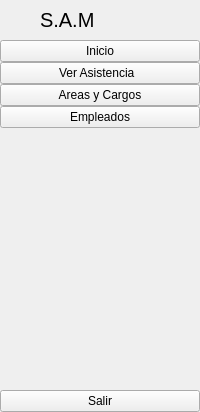
     <widget class="QWidget" name="full_menu_widget" native="true">
      <layout class="QVBoxLayout" name="verticalLayout_13">
       <property name="spacing">
        <number>0</number>
       </property>
       <property name="leftMargin">
        <number>0</number>
       </property>
       <property name="topMargin">
        <number>0</number>
       </property>
       <property name="rightMargin">
        <number>0</number>
       </property>
       <property name="bottomMargin">
        <number>0</number>
       </property>
       <item>
        <layout class="QHBoxLayout" name="horizontalLayout_2">
         <property name="spacing">
          <number>0</number>
         </property>
         <item>
          <widget class="QLabel" name="logo_label_2">
           <property name="minimumSize">
            <size>
             <width>30</width>
             <height>40</height>
            </size>
           </property>
           <property name="maximumSize">
            <size>
             <width>40</width>
             <height>40</height>
            </size>
           </property>
           <property name="text">
            <string/>
           </property>
           <property name="pixmap">
            <pixmap resource="../Resources/resource.qrc">:/icon/icon/logo2.png</pixmap>
           </property>
           <property name="scaledContents">
            <bool>true</bool>
           </property>
          </widget>
         </item>
         <item>
          <widget class="QLabel" name="logo_label_3">
           <property name="font">
            <font>
             <pointsize>15</pointsize>
            </font>
           </property>
           <property name="text">
            <string>S.A.M</string>
           </property>
          </widget>
         </item>
        </layout>
       </item>
       <item>
        <layout class="QVBoxLayout" name="verticalLayout_2">
         <property name="spacing">
          <number>0</number>
         </property>
         <item>
          <widget class="QPushButton" name="home_btn_2">
           <property name="text">
            <string>Inicio</string>
           </property>
           <property name="icon">
            <iconset resource="../Resources/resource.qrc">
             <normaloff>:/icon/icon/home-4-32.ico</normaloff>
             <normalon>:/icon/icon/home-4-48.ico</normalon>:/icon/icon/home-4-32.ico</iconset>
           </property>
           <property name="iconSize">
            <size>
             <width>14</width>
             <height>14</height>
            </size>
           </property>
           <property name="checkable">
            <bool>true</bool>
           </property>
           <property name="autoExclusive">
            <bool>true</bool>
           </property>
          </widget>
         </item>
         <item>
          <widget class="QPushButton" name="orders_btn_2">
           <property name="text">
            <string>Ver Asistencia  </string>
           </property>
           <property name="icon">
            <iconset resource="../Resources/resource.qrc">
             <normaloff>:/icon/icon/activity-feed-32.ico</normaloff>
             <normalon>:/icon/icon/activity-feed-48.ico</normalon>:/icon/icon/activity-feed-32.ico</iconset>
           </property>
           <property name="iconSize">
            <size>
             <width>14</width>
             <height>14</height>
            </size>
           </property>
           <property name="checkable">
            <bool>true</bool>
           </property>
           <property name="autoExclusive">
            <bool>true</bool>
           </property>
          </widget>
         </item>
         <item>
          <widget class="QPushButton" name="products_btn_2">
           <property name="text">
            <string>Areas y Cargos</string>
           </property>
           <property name="icon">
            <iconset>
             <normalon>:/icon/icon/product-32.ico</normalon>
             <disabledoff>:/icon/icon/product-48.ico</disabledoff>
            </iconset>
           </property>
           <property name="iconSize">
            <size>
             <width>14</width>
             <height>14</height>
            </size>
           </property>
           <property name="checkable">
            <bool>true</bool>
           </property>
           <property name="autoExclusive">
            <bool>true</bool>
           </property>
          </widget>
         </item>
         <item>
          <widget class="QPushButton" name="customers_btn_2">
           <property name="text">
            <string>Empleados</string>
           </property>
           <property name="icon">
            <iconset resource="../Resources/resource.qrc">
             <normaloff>:/icon/icon/group-32.ico</normaloff>
             <normalon>:/icon/icon/group-48.ico</normalon>:/icon/icon/group-32.ico</iconset>
           </property>
           <property name="iconSize">
            <size>
             <width>14</width>
             <height>14</height>
            </size>
           </property>
           <property name="checkable">
            <bool>true</bool>
           </property>
           <property name="autoExclusive">
            <bool>true</bool>
           </property>
          </widget>
         </item>
        </layout>
       </item>
       <item>
        <spacer name="verticalSpacer_2">
         <property name="orientation">
          <enum>Qt::Vertical</enum>
         </property>
         <property name="sizeHint" stdset="0">
          <size>
           <width>20</width>
           <height>262</height>
          </size>
         </property>
        </spacer>
       </item>
       <item>
        <widget class="QPushButton" name="exit_btn_2">
         <property name="text">
          <string>Salir</string>
         </property>
         <property name="icon">
          <iconset resource="../Resources/resource.qrc">
           <normaloff>:/icon/icon/close-window-64.ico</normaloff>:/icon/icon/close-window-64.ico</iconset>
         </property>
         <property name="iconSize">
          <size>
           <width>14</width>
           <height>14</height>
          </size>
         </property>
        </widget>
       </item>
      </layout>
     </widget>
